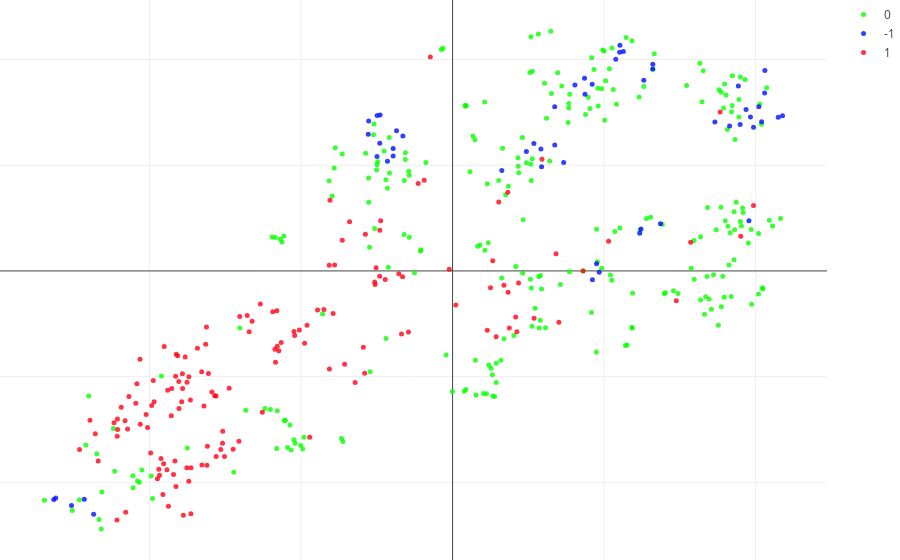

The code cell stored with this chart in its notebook:
### Code cell
tsne(dfEng)

### Figure 1 — Plotly figure (JSON) as saved in the notebook; plotly's stock layout.template omitted (floating-point values rounded to 4 significant figures; data arrays with more than 128 entries replaced by an {"elided": "..."} marker saying what was removed)
{"data": [{"marker": {"color": "rgb(7,255,0)", "opacity": 0.8, "size": 5}, "mode": "markers", "name": "0", "type": "scatter", "uid": "c3bb517f-612b-4cc9-81bc-8b8f0bb1d95d", "x": {"elided": "261 float values"}, "y": {"elided": "261 float values"}}, {"marker": {"color": "rgb(0,15,255)", "opacity": 0.8, "size": 5}, "mode": "markers", "name": "-1", "type": "scatter", "uid": "d777c329-2cbf-4b71-954a-2da88433a70b", "x": [-5.536, 9.229, 21.77, 8.707, -5.564, 18.98, 18.28, 8.073, -4.804, 3.249, 20.61, 12.44, 20.6, 17.31, 21.49, -26.32, 5.365, -3.921, -3.922, 13.72, 9.503, -4.297, -3.281, 19.56, 7.332, -3.697, 9.676, 19.66, 5.831, -4.977, 12.35, -4.78, 6.74, 19.37, -4.986, 5.875, 20.4, -25.15, 9.213, 11.04, 12.62, 19.86, 20.21, 6.744, 4.873, 11.27, 13.22, -23.69, 8.739, 13.2, 11.02, 10.77, 18.86, -26.19, -24.3], "y": [14.19, -0.8276, 14.68, 18.24, 12.93, 13.86, 13.71, 17.6, 12.09, 9.496, 18.97, 3.967, 16.83, 14.09, 14.54, -21.62, 12.05, 10.87, 11.58, 4.457, 0.6871, 10.37, 12.76, 4.754, 10.27, 13.27, -0.1215, 14.56, 11.55, 14.71, 3.566, 14.75, 15.53, 15.28, 10.83, 9.848, 14.12, -22.19, 17.67, 21.35, 18.05, 13.58, 15.53, 11.92, 11.3, 20.77, 19.55, -23.03, 16.72, 19.12, 20.69, 20.04, 17.5, -21.48, -21.61]}, {"marker": {"color": "rgb(255,0,23)", "opacity": 0.8, "size": 5}, "mode": "markers", "name": "1", "type": "scatter", "uid": "41cca4fa-14ac-4e24-862d-b0c601b22b01", "x": {"elided": "148 float values"}, "y": {"elided": "148 float values"}}], "layout": {"margin": {"b": 0, "l": 0, "r": 0, "t": 0}}}
